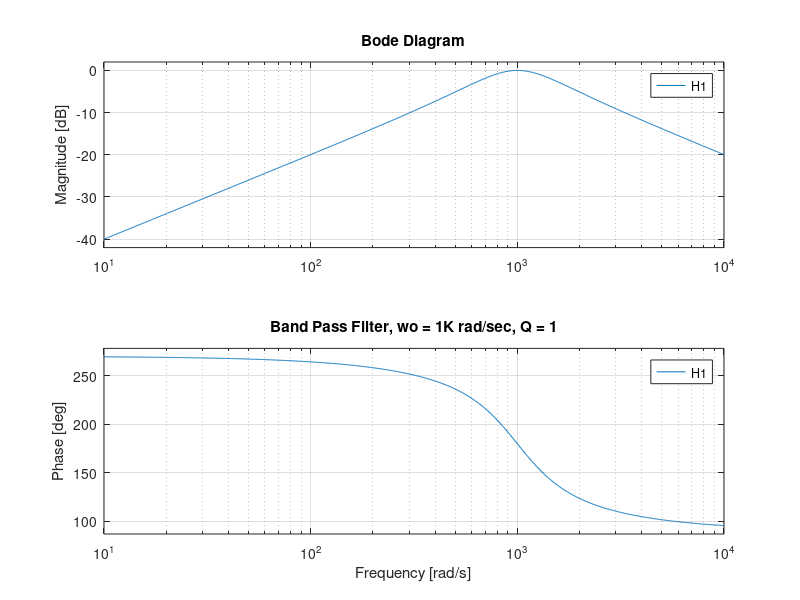

Source code (MATLAB): (Note: this script raises an error after producing the figure.)
clear all;
clc;
%Close all;
fp = 159.1514;
Q = 1;
wo = 2*pi*fp; % wo = 1K rad/sec for Q=1
Ho = 1;

%Resistance and capacitance values for Second Order Universal Active filter
C1 = 100e-9;  %Assuming available value of Capacitance
C2 = C1;
R1 = 1/(wo*C1); 
R2 = R1/Ho; % Ho = Gain of Operational Amplifier
R3 = R1*Q; % As specified in ASLK pro manuel Kit.
R7 = R1;
R4 = R1;
R6 = R1;
R5 = R1;
R8 = R1;

% BandPass filter at cutoff frequency = 1K rad/sec (f = 159.1514 Hz) and Q = 1
num1 = [0 -Ho/wo 0];
den1 = [1/wo^2 1/(wo*Q) 1];
H1 = tf(num1,den1);
%subplot(3,1,2)
figure(1)
bode (H1);
title('Band Pass Filter, wo = 1K rad/sec, Q = 1');
grid on;

%Pole zero plot for Band Pass Filter
%subplot(3,1,3);
figure(2)
h = pzplot( H1 );

% Unit step Response of Bandpass filter
figure(3)
step(H1);

% Impulse Response of Bandpass filter
figure(4)
h1 = impulseplot( H1 );

% Transient Response information
stepinfo(H1)

